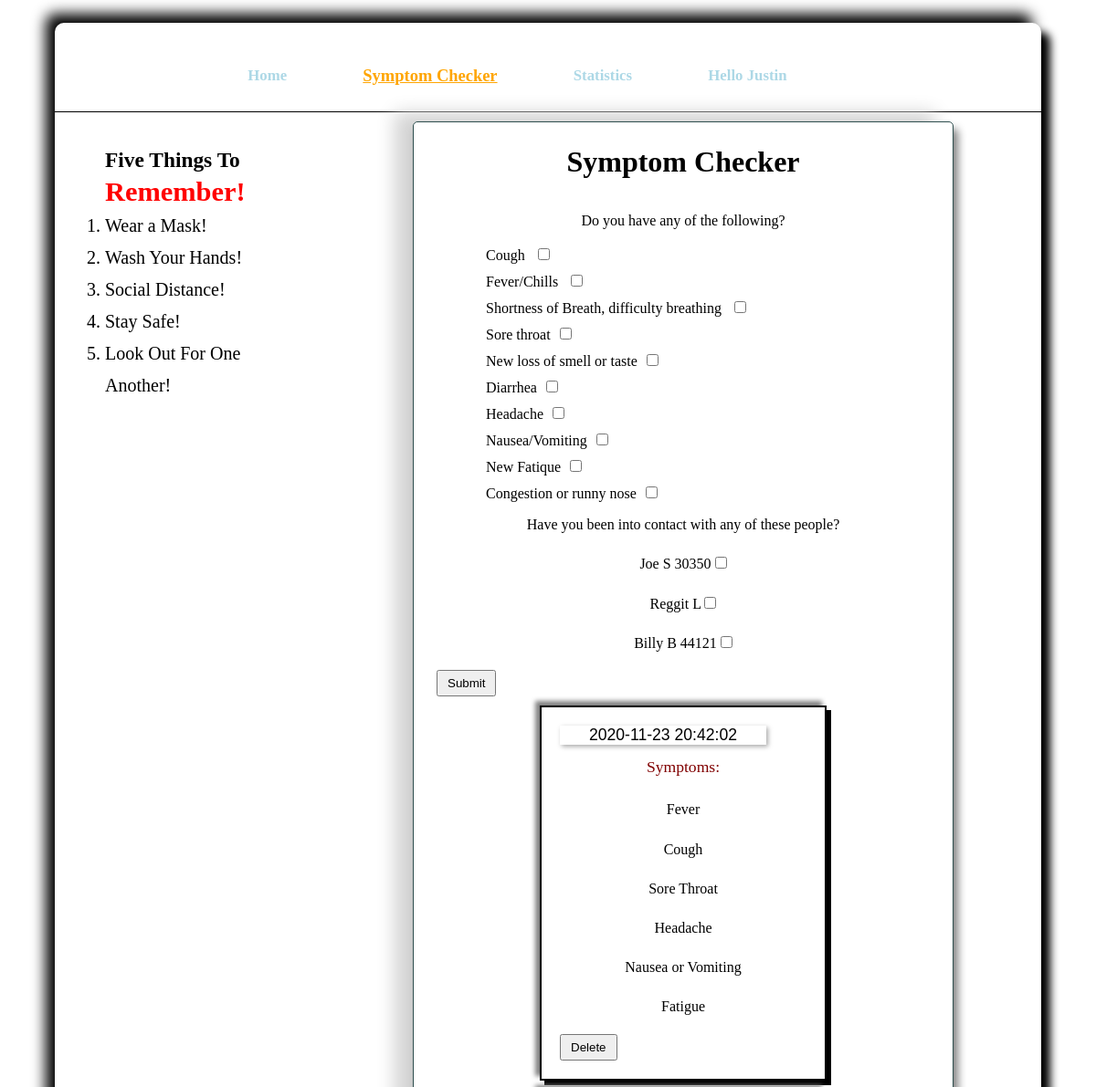
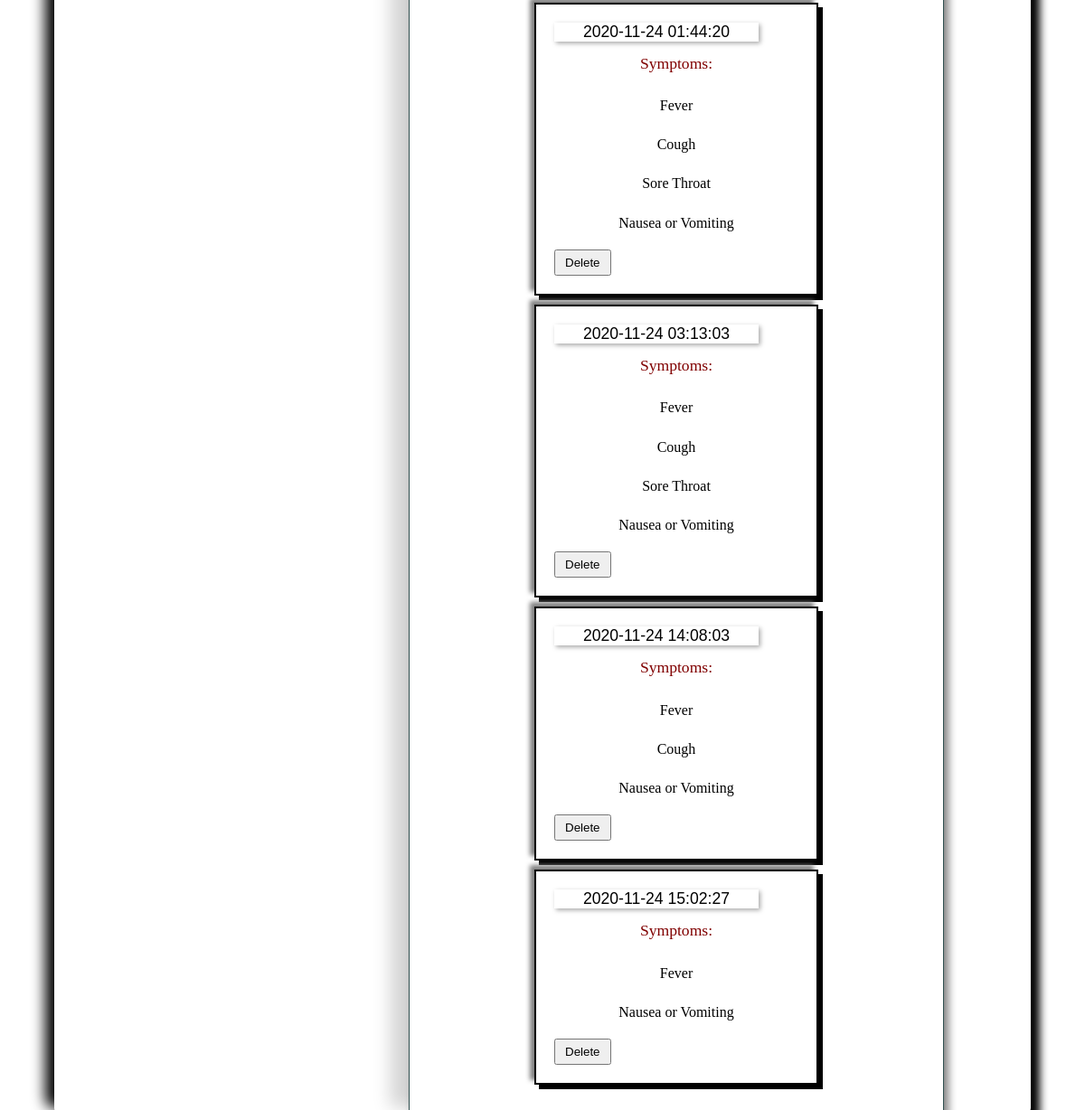
Page /Symptoms/symptomTracker.php on the committed database (2 pictures, top to bottom).
### tables this page shows
CREATE TABLE `profiles` (
  `profileID` int(11) NOT NULL,
  `firstName` varchar(255) NOT NULL,
  `lastName` varchar(255) NOT NULL,
  `email` varchar(255) NOT NULL,
  `password` varchar(255) NOT NULL,
  `age` int(11) NOT NULL,
  `gender` varchar(255) DEFAULT 'none',
  `zipcode` int(11) DEFAULT NULL,
  `race` varchar(255) DEFAULT NULL,
  `loggedIn` enum('True','False') NOT NULL DEFAULT 'False'
);

CREATE TABLE `symptoms` (
  `cough` enum('True','False') DEFAULT NULL,
  `nausea` enum('True','False') DEFAULT NULL,
  `fever` enum('True','False') DEFAULT NULL,
  `soreThroat` enum('True','False') DEFAULT NULL,
  `smell` enum('True','False') DEFAULT NULL,
  `diarrhea` enum('True','False') DEFAULT NULL,
  `headache` enum('True','False') DEFAULT NULL,
  `fatigue` enum('True','False') DEFAULT NULL,
  `congestion` enum('True','False') DEFAULT NULL,
  `email` varchar(255) DEFAULT NULL,
  `dateOfCheck` datetime DEFAULT NULL
);

### Symptoms/symptomTracker.php (called while the page is built, shortened)
<?php require_once('../src/database.php');
    include("./symptoms.php");
?>

### Symptoms/symptoms.php (the view, shortened to what this page needs)
<?php require_once('../src/database.php');
            $query = 'Select firstName, email from profiles where loggedIn = True';
            $statement = $db->prepare($query);
            $statement->execute();
            $name = $statement->fetch();
            $contactQuery = 'Select firstName, lastName, zipCode, email from profiles where NOT email = :email ';
            $statement2 = $db->prepare($contactQuery);
            if(is_array($name)) {
            $statement2 -> bindValue(':email', $name["email"]);
            }
            $statement2 -> execute();
            $traces = $statement2->fetchAll();
            if (is_array($name)) {
            $symptomsQuery = 'Select * from symptoms where email = :email';
            $statement3 = $db->prepare($symptomsQuery);
            $statement3->bindValue(':email', $name[1]);
            $statement3->execute();
            $symptomCheck = $statement3->fetchAll();
        }
?>
<!DOCTYPE html>
<html lang="en">
<head>
    <link rel="stylesheet" href="../css/style.css">
</head>
<body>
    <header>
        <nav>
            <ul>
                <li><a href="../Index/index.php">Home</a></li>
                <li><a href="symptoms.php" id="current">Symptom Checker</a></li>
                <li><a href="../Statistics/statistics.php">Statistics</a></li>
                <li id="loginLink">
                <?php
            if ($name != NULL) {
                ?><a href="../Login/logout.php">
                <?php echo "Hello $name[0]" ?>
                </a>
            <?php } else {
                ?><a href="../Login/loginForm.php">
                <?php echo 'Log In'; }?>
                </a></li>
            </ul>
        </nav>
    </header>
    <aside id="fiveThings">
        <h3>Five Things To <span>Remember!</span></h3>
        <ol>
        <li>Wear a Mask!</li>
        <li>Wash Your Hands!</li>
        <li>Social Distance!</li>
        <li>Stay Safe!</li>
        <li>Look Out For One Another!</li>
        </ol>
    </aside>
    <main class="background" id="symptoms">
       <h1>Symptom Checker</h1>
       <?php if($name != null) {
           ?>
            <form id="symptomTracker" method="POST" action="symptomTracker.php">
            <span id="symptomList"><p>Do you have any of the following?</p>
            <ul>
                <li>Cough </li><input type="checkbox" name="sympForm[]" id="cough" value="cough"><br>
                <li>Fever/Chills </li><input type="checkbox" name="sympForm[]" id="fever" value="fever"><br>
                <li>Shortness of Breath, difficulty breathing </li><input type="checkbox" name="sympForm[]" id="breathing" value="breathing"><br>
                <li>Sore throat</li><input type="checkbox" name="sympForm[]" id="soreThroat" value="soreThroat"><br>
                <li>New loss of smell or taste</li><input type="checkbox" name="sympForm[]" id="smell" value="smell"><br>
                <li>Diarrhea</li><input type="checkbox" name="sympForm[]" id="diarrhea" value="diarrhea"><br>
                <li>Headache</li><input type="checkbox" name="sympForm[]" id="headache" value="headache"><br>
                <li>Nausea/Vomiting</li><input type="checkbox" name="sympForm[]" id="nausea" value="nausea"><br>
                <li>New Fatique</li><input type="checkbox" name="sympForm[]" id="fatique" value="fatigue"><br>
                <li>Congestion or runny nose</li><input type="checkbox" name="sympForm[]" id="congestion" value="congestion"><br>
            </ul>
            </span>
            <span id="contactTrace">
                <p>Have you been into contact with any of these people?</p>
                <?php
                    foreach($traces as $person):
                        ?><span class="person">
                            <p><?php echo $person["firstName"];?>
                            <span><?php echo substr($person["lastName"],0,1)?></span>
                            <span><?php if ($person["zipCode"]) { echo $person["zipCode"]; };?></span>
                            <input type="checkbox" value="<?php echo $person['firstName']; echo $person['lastName']?>">
                            <br>
                        </p>
                            </span>
                <?php endforeach ?>
            </span>
                <button id="symptomButton" type="submit">Submit</button>
            </form>
       <?php } else { ?>
        <p>Please <a href="../Login/loginForm.php">log in</a> to take this assessment.</p>
       <?php };?>
       <span id="pastSubmits">
        <?php
            if (empty($symptomCheck)) {
            } else {
                foreach($symptomCheck as $track) {
                    ?><form action="deleteEntry.php" method="POST" class="symptomEntry">
                        <input type="datetime" name="dateEntry" id="time" value="<?php echo $track['dateOfCheck']?>" readonly>
                    <p class="symptomHeader">Symptoms:</p>
                    <p><?php if (isset($track["fever"])) {
                        echo "Fever";
                    }?></p>
                    <p><?php if (isset($track["cough"])) {
                        echo "Cough";
                    }?></p>
                    <p><?php if (isset($track["soreThroat"])) {
                        echo "Sore Throat";
                    }?></p>
                    <p><?php if (isset($track["headache"])) {
                        echo "Headache";
                    }?></p>
                    <p><?php if (isset($track["nausea"])) {
                        echo "Nausea or Vomiting";
                    }?></p>
                    <p><?php if (isset($track["fatigue"])) {
                        echo "Fatigue";
                    }?></p>
                    <span><button type="submit">Delete</button></span>
                </form>
                <?php
                }
            }
        ?>
       </span>
    </main>
</body>
</html>

### css/style.css (style rules this page uses)
* { margin: 0; padding: 0; }
html { margin: 0 auto; width: 90%; min-width: 750px; box-shadow: 10px 10px 10px black, -10px -10px 15px black; margin-top: 25px; border-radius: 10px; }
nav { color: white; background-repeat: no-repeat; background-size: cover; width: 100%; border-bottom: 1px solid black; font-size: 1.05em; margin-bottom: 10px; }
nav ul { padding: 20px; list-style-type: none; margin-top: 20px; display: flex; justify-content: center; }
nav ul li { display: inline; margin-right: 4em; font-weight: bold; padding: 8px; }
nav a { text-decoration: none; color: lightblue; }
#current { text-decoration: underline; color: orange; font-size: 1.1em; }
aside { float: left; min-width: 7%; max-width: min-content; padding: 15px; line-height: 1.75em; margin: .5em 1em 0 2em; font-size: 125%; }
aside span { color: red; font-size: 130%; }
main { min-width: 30%; width: 50%; padding: 25px; float: right; margin-right: 6em; border-radius: 5px; border: 1px solid darkslategrey; box-shadow: 5px 8px 10px gray, -20px -10px 20px lightgray; }
main h1, main h2 { text-align: center; margin-bottom: 1em; }
main p { line-height: 1.7; margin-bottom: 1em; }
input:valid { border: 1px solid black; }
#symptoms p { text-align: center; }
#symptomList ul { margin: auto; width: 80%; text-align: left; }
ul input[type="checkbox"] { margin-bottom: 15px; }
#symptomList li { text-align: left; display: inline; margin: 0 10px 15px 0; }
.symptomEntry { line-height: .75em; padding: 20px; width: 50%; margin: 10px auto 10px auto; border: 2px solid black; box-shadow: 5px 5px black, -5px -5px 5px gray; }
.symptomEntry button, #symptomButton { padding: 5px 10px; transition: .7s all linear; }
.symptomEntry input[type="datetime"] { text-align: center; font-size: 110%; border: none; box-shadow: 2px 2px 5px darkgray; margin-bottom: 10px; }
.symptomHeader { font-size: 110%; color: maroon; }

### rows in the picture
profiles: firstName "Justin"
profiles: firstName "Joe", lastName "S", zipcode "30350"
profiles: firstName "Reggit", lastName "L"
profiles: firstName "Billy", lastName "B", zipcode "44121"
symptoms: dateEntry "2020-11-23 20:42:02", fever "Fever", cough "Cough", soreThroat "Sore Throat", headache "Headache", nausea "Nausea or Vomiting", fatigue "Fatigue"
symptoms: dateEntry "2020-11-24 01:44:20", fever "Fever", cough "Cough", soreThroat "Sore Throat", nausea "Nausea or Vomiting"
symptoms: dateEntry "2020-11-24 03:13:03", fever "Fever", cough "Cough", soreThroat "Sore Throat", nausea "Nausea or Vomiting"
symptoms: dateEntry "2020-11-24 14:08:03", fever "Fever", cough "Cough", nausea "Nausea or Vomiting"
symptoms: dateEntry "2020-11-24 15:02:27", fever "Fever", nausea "Nausea or Vomiting"
